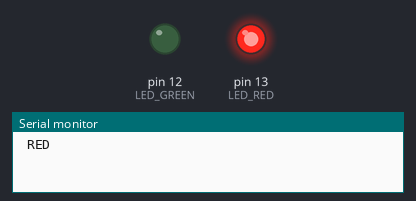
Simulated run of this sketch. Board: Arduino Uno, built with avr-gcc and run on an emulated ATmega328P. Parts: output pins drawn as LEDs (lit = HIGH), the last lines printed to the serial monitor.

Above: at 3.5 s.
At 10.5 s:
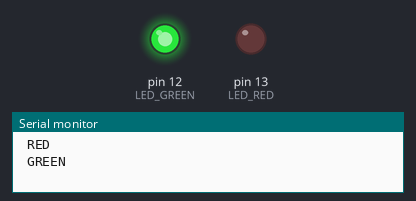
Timing chart, 0 to 18.2 s (numbered marks = the images above):
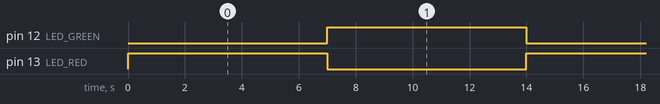

The sketch:

trafficLight4.ino
```cpp
#include <SoftwareSerial.h>   // SoftwareSerial을 통해 블루투스와 데이터 전송

#define LED_RED 13       // 빨간불 핀 번호 13
#define LED_GREEN 12     // 초록불 핀 번호 12

SoftwareSerial BTserial = SoftwareSerial(2, 3); // Rx, Tx

void setup() {
  pinMode(LED_RED, OUTPUT);
  pinMode(LED_GREEN, OUTPUT);

  Serial.begin(115200);     // 115200 속도로 시리얼 통신을 시작한다
  BTserial.begin(115200); // 115200 속도로 블루투스 시리얼 통신을 시작한다
}

void loop() {

  digitalWrite(LED_RED, HIGH);
  Serial.println(" RED ");
  colorSet();
  delay(7000);
  turnOffAll();

  digitalWrite(LED_GREEN, HIGH);
  Serial.println(" GREEN ");
  colorSet();
  delay(7000);
  turnOffAll();
}

void turnOffAll() {     // turnOffAll 함수 정의
  digitalWrite(LED_RED, LOW);   // 빨간불 끄기
  digitalWrite(LED_GREEN, LOW);   // 초록불 끄기
}

int colorSet() {
  if (LED_RED == HIGH) {
    BTserial.println("RED");
    return "RED";
  }

  if (LED_GREEN == HIGH) {
    BTserial.println("GREEN");
    return "GREEN";
  }
}
```

Measured:
- by itself, pin 12 (LED_GREEN), pin 13 (LED_RED): alternates HIGH for 7.0 s and LOW for 7.0 s
- by itself, everything shown: repeats every 14.0 s, in 3 steps
